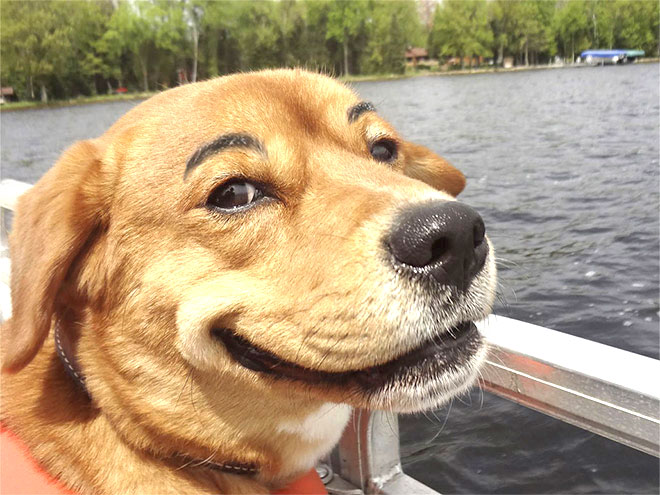
#> input picture 20180424/origin.jpg, 660 x 495 px
$ python pillow_operate_pic.py
#> lines starting #> are read from the running program, lines starting #| are printed output that depends on the picture
# -*- coding: utf-8 -*-
from PIL import Image, ImageFilter

im = Image.open('origin.jpg')
#> im is the input picture: PIL image 660x495 RGB; mean R, G, B 173.8, 151.8, 120.1
w, h = im.size
#> w = 660; h = 495
print('Original image size: %s * %s' % (w, h))
#| Original image size: 660 * 495
#缩放到50%
im.thumbnail((w//2, h//2))
#> im: PIL image 329x247 RGB
print('Resize image to %s * %s' % (w//2, h//2))
#| Resize image to 330 * 247
im.save('thumbnanail.jpg', 'jpeg')


im = Image.open('origin.jpg')
#应用模糊滤镜
im2 = im.filter(ImageFilter.BLUR)
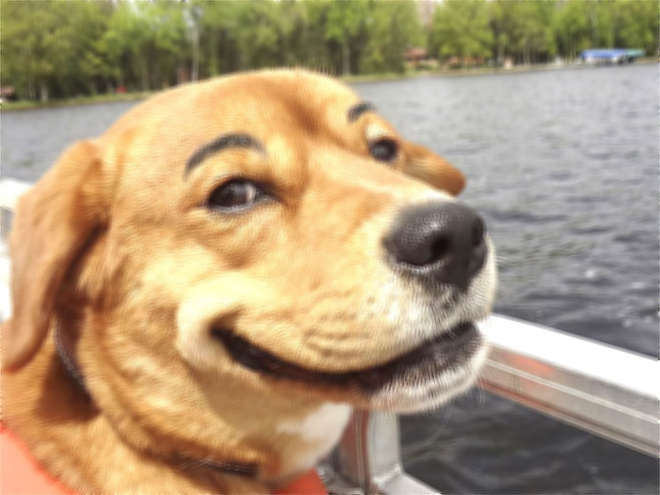
#> im2: PIL image 660x495 RGB; mean R, G, B 173.9, 151.8, 120.2
im2.save('blur.jpg', 'jpeg')
